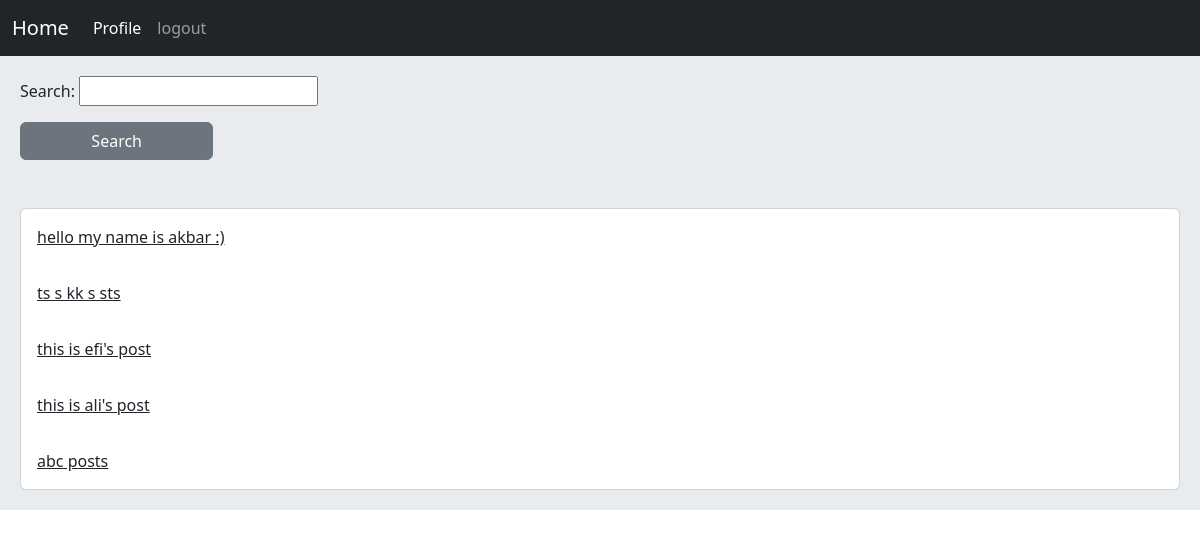
The app's page / (signed in) with its own data.
### home/models.py (models this page shows, shortened)
class Post(models.Model):
    user = models.ForeignKey(User, on_delete=models.CASCADE, related_name='posts')
    body = models.TextField()
    slug = models.SlugField()
    created = models.DateTimeField(auto_now_add=True)
    updated = models.DateTimeField(auto_now=True)
    class Meta:
        ordering = ('-created', 'body')
    def get_absolut_url(self):
        return reverse('home:post_detail', args=(self.id, self.slug))

### home/views.py (the view)
# urls.py: path('', views.HomeView.as_view(), name='home'),
class HomeView(View):
    form_class = PostSearchForm
    def get(self, request):
        posts = Post.objects.all()
        if request.GET.get('search'):
            posts = posts.filter(body__icontains=request.GET['search'])
        return render(request, 'home/index.html', {'posts': posts, 'form': self.form_class})

### home/templates/home/index.html
{% extends 'base.html' %}
    {% block content %}
        <form action="" method="get">
            {{ form.as_p }}
            <input class="btn btn-secondary col-md-2" type="submit" value="Search">
        </form>
        <br>
        <br>
        <div class="card">
            {% for post in posts %}
                <a href="{{ post.get_absolut_url }}" class="card-body">{{ post.body|truncatewords:7 }}</a>
            {% endfor %}
        </div>
    {% endblock %}

### records on screen
Post: body "hello my name is akbar :)"
Post: body "ts s kk s sts"
Post: body "this is efi's post"
Post: body "this is ali's post"
Post: body "abc posts"
